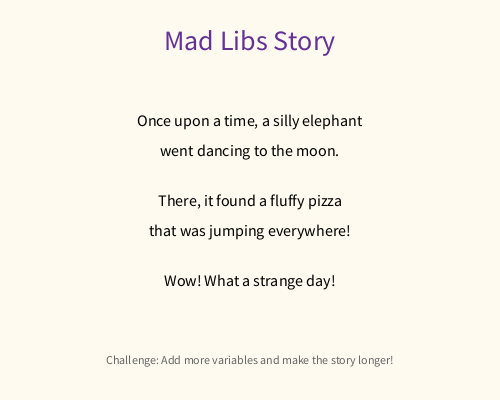
Frame 1 (no input)
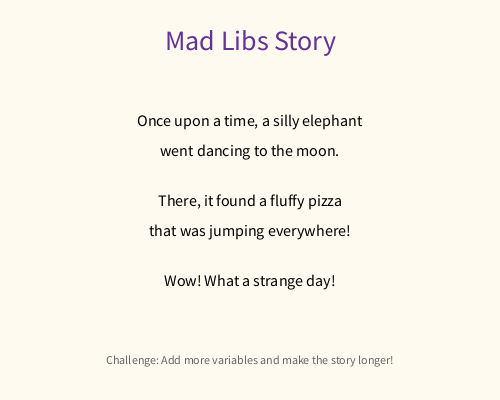
Frame 60 (the mouse pressed at the canvas centre just before this capture)
Frame 120 (the mouse held since frame 60 and released just before this capture): identical to frame 60, image omitted

The Processing sketch that drew these frames (run headless with seeded random() and noise(); from frame 60 on, the mouse is pressed at the canvas centre):

// Processing sketch: Day_1_Activity0_madlibs
// ── Day_1_Activity0_madlibs.pde
// Day 1 Activity - Mad Libs Generator
// Create a story using string variables and concatenation

// ============================================
// INSTRUCTIONS:
// 1. Fill in the string variables below with your own words
// 2. The program will combine them into a silly story
// 3. Try different words to create funny combinations!
// ============================================

// --- YOUR WORDS HERE ---
String adjective1 = "silly";       // describing word (e.g., "giant", "purple")
String adjective2 = "fluffy";      // another describing word
String noun1 = "elephant";         // person, place, or thing
String noun2 = "pizza";            // another noun
String verb1 = "dancing";          // action word ending in -ing
String verb2 = "jumping";          // another action word ending in -ing
String place = "the moon";         // a location
String exclamation = "Wow";        // something you shout

void setup() {
  size(500, 400);
  background(255, 250, 240);
  textAlign(CENTER, CENTER);
}

void draw() {
  background(255, 250, 240);

  // --- TITLE ---
  fill(100, 50, 150);
  textSize(28);
  text("Mad Libs Story", width/2, 40);

  // --- BUILD THE STORY ---
  // Concatenate strings to create sentences
  textSize(16);
  fill(0);

  String line1 = "Once upon a time, a " + adjective1 + " " + noun1;
  String line2 = "went " + verb1 + " to " + place + ".";
  String line3 = "There, it found a " + adjective2 + " " + noun2;
  String line4 = "that was " + verb2 + " everywhere!";
  String line5 = exclamation + "! What a strange day!";

  // --- DISPLAY THE STORY ---
  text(line1, width/2, 120);
  text(line2, width/2, 150);
  text(line3, width/2, 200);
  text(line4, width/2, 230);
  text(line5, width/2, 280);

  // --- CHALLENGE ---
  fill(100);
  textSize(12);
  text("Challenge: Add more variables and make the story longer!", width/2, 360);
}

// ============================================
// CHALLENGES:
// 1. Add more string variables (colors, names, numbers as strings)
// 2. Create a second story that uses the same variables
// 3. Add a title variable that changes the story title
// 4. Press keys to swap between different word sets
// ============================================
